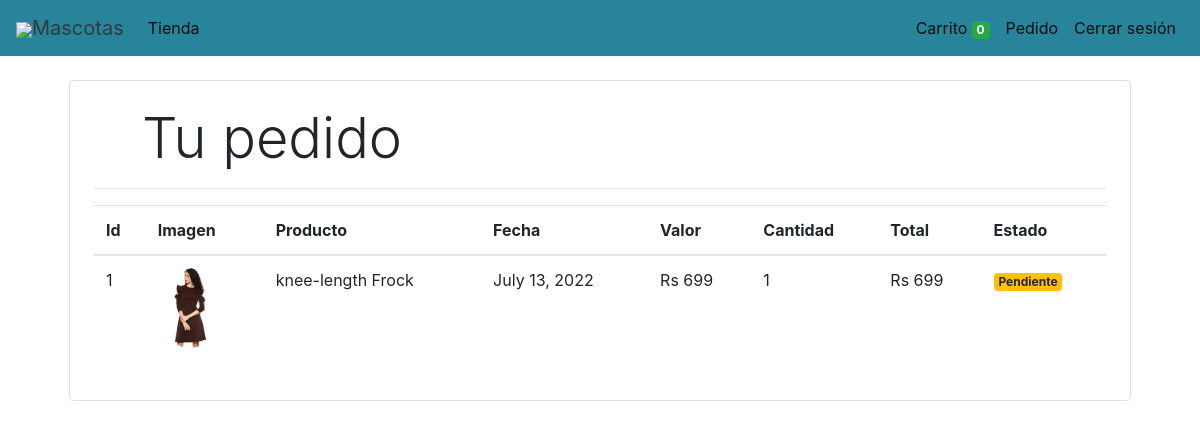
The app's page /orders (signed in), older data.
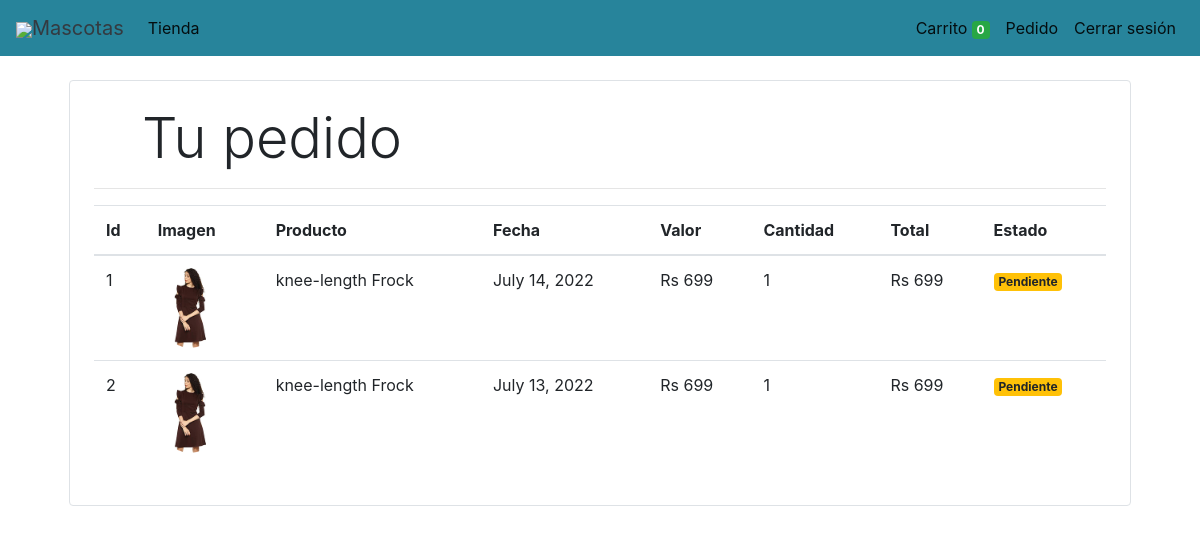
The same page, newer data.
### store/models/orders.py (models this page shows, shortened)
class Order(models.Model):
    product = models.ForeignKey(Products,
                                on_delete=models.CASCADE)
    customer = models.ForeignKey(Customer,
                                 on_delete=models.CASCADE)
    quantity = models.IntegerField(default=1)
    price = models.IntegerField()
    address = models.CharField (max_length=50, default='', blank=True)
    phone = models.CharField (max_length=50, default='', blank=True)
    date = models.DateField (default=datetime.datetime.today)
    status = models.BooleanField (default=False)
    @staticmethod
    def get_orders_by_customer(customer_id):
        return Order.objects.filter(customer=customer_id).order_by('-date')

### store/models/product.py (models this page shows, shortened)
class Products(models.Model):
    name = models.CharField(max_length=60)
    price= models.IntegerField(default=0)
    category= models.ForeignKey(Category,on_delete=models.CASCADE,default=1 )
    description= models.CharField(max_length=250, default='', blank=True, null= True)
    image= models.ImageField(upload_to='uploads/products/')

### store/middlewares/auth.py (the view)
    def middleware(request):
        print(request.session.get('customer'))
        returnUrl = request.META['PATH_INFO']
        print(request.META['PATH_INFO'])
        if not request.session.get('customer'):
           return redirect(f'login?return_url={returnUrl}')
        response = get_response(request)
        return response

### store/templatetags/custom_filter.py (called while the page is built)
@register.filter(name='currency')
def currency(number):
    return "Rs "+str(number)

@register.filter(name='multiply')
def multiply(number , number1):
    return number * number1

### store/views/orders.py (called while the page is built)
    def get(self , request ):
        customer = request.session.get('customer')
        orders = Order.get_orders_by_customer(customer)
        print(orders)
        return render(request , 'orders.html'  , {'orders' : orders})

### store/templates/orders.html
{% extends 'base.html' %}
{% block content %}
{% load cart %}
{% load custom_filter %}
<div class="container">
   <div class="border rounded p-4 m-4">
        <p class="display-4 pl-4 ml-4">Tu pedido</p>
        <hr>
        <table class="table">
            <thead>
                <tr>
                    <th>Id</th>
                    <th>Imagen</th>
                    <th>Producto</th>
                    <th>Fecha</th>
                    <th>Valor</th>
                    <th>Cantidad</th>
                    <th>Total</th>
                    <th>Estado</th>
                </tr>
            </thead>
            <tbody>
                {% for order in orders %}
                <tr>
                    <td>{{forloop.counter}}</td>
                    <td><img style="height: 80px;" class="rounded-circle" src="{{order.product.image.url}}" alt=""></td>
                    <td>{{order.product.name}}</td>
                    <td>{{order.date}}</td>
                    <td>{{order.price|currency}}</td>
                    <td>{{order.quantity}}</td>
                    <td>{{order.quantity|multiply:order.price|currency}}</td>
                    {% if order.status %}
                    <td><small class="badge badge-success">Completado</small></td>
                    {%else%}
                    <td><small class="badge badge-warning">Pendiente</small></td>
                    {% endif %}
                </tr>
                {% endfor %}
            </tbody>
        </table>
   </div>
</div>
{% endblock %}

### store/templates/base.html (shortened to what this page needs)
<!doctype html>
<html lang="en">
<head>
  <link rel="stylesheet" href="https://maxcdn.bootstrapcdn.com/bootstrap/4.0.0/css/bootstrap.min.css"
>
</head>
<body>
<nav class="one-edge-shadow
  navbar navbar-light
  sticky-top navbar
  navbar-expand-lg
  text-white">
    <a class="navbar-brand ms-3 text-dark " href="/">
    <link rel="stylesheet" href="https://use.fontawesome.com/releases/v5.7.0/css/all.css">
    <img src="https://www.freepnglogos.com/uploads/dog-png/dog-png-puppy-harringtons-for-healthy-pets-25.png" style="width:50px;height:50px,color:text-light;">Mascotas</a>
    <div class="collapse navbar-collapse" id="navbarSupportedContent">
      <ul class="navbar-nav mr-auto">
        <li class="nav-item active">
          <a class="nav-link" href="/store">Tienda<span class="sr-only">(current)</span></a>
        </li>
          </ul>
      <ul class=" navbar-nav my-2 my-lg-0">
        <li class="nav-item active">
          <a class="nav-link" href="/cart">Carrito
            <span class="badge badge-success">{{request.session.cart.keys|length}}</span>
            <span class="sr-only">(current)</span></a>
        </li>
        {% if request.session.customer %}
        <li class="nav-item active ">
          <a class="nav-link" href="/orders">Pedido<span class="sr-only">(current)</span></a>
        </li>
        <li class="nav-item active ">
          <a class="nav-link" href="/logout">Cerrar sesión<span class="sr-only">(current)</span></a>
        </li>
        {% endif %}
      </ul>
    </div>
  </nav>
  {% block content %}{% endblock %}
</body>
</html>

### store/templates/base.html (style rules this page uses)
nav { background-color: rgb(39, 132, 155); }
.one-edge-shadow { box-shadow: 0 8px 2px -5px rgb(255, 255, 255); }

Row changes from the older to the newer data that the page shows:
added Order: product.image (picture), product.name "knee-length Frock", date "July 14, 2022", price "Rs 699", quantity "1", quantity|multiply "Rs 699", status "Pendiente"
